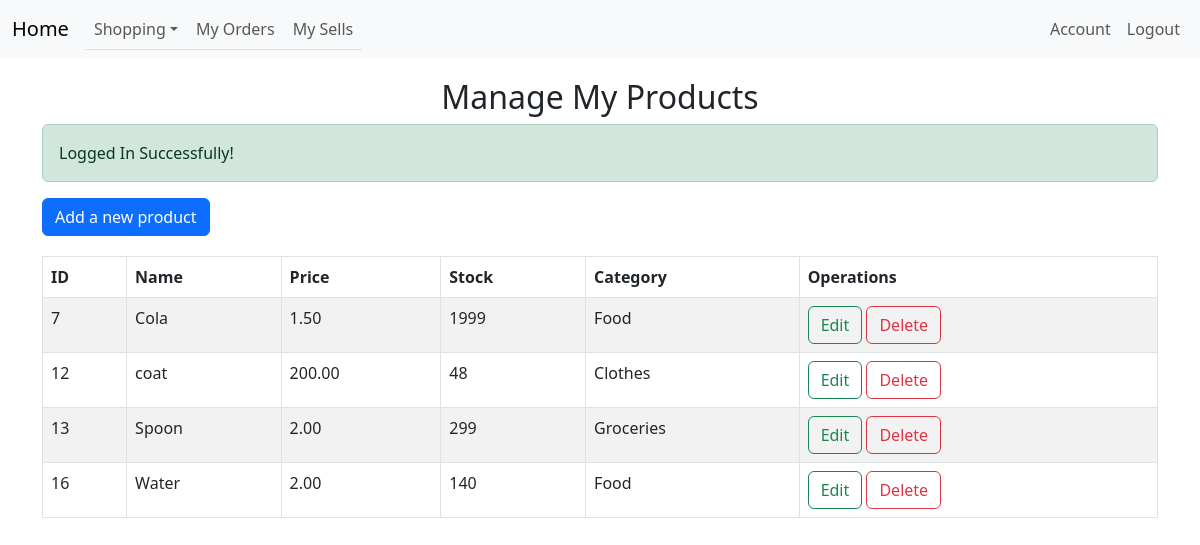
/sells.php (signed in), run on the app's committed database.
### tables this page shows
CREATE TABLE `sells`
(
    `id`          int(11) NOT NULL,
    `name`        varchar(100) NOT NULL,
    `username`    varchar(20)  NOT NULL,
    `price`       decimal(10, 2) UNSIGNED NOT NULL,
    `quantity`    int(10) UNSIGNED NOT NULL,
    `category`    enum('Food','Clothes','Groceries','') NOT NULL,
    `description` text         NOT NULL
);

### sells.php (shortened to what this page needs)
<?php
include "header.php";
require_once "pdo.php";
require_once "helper.php";
?>
    </head>
    <body>
<?php
include "navbar.php";
if (checkLogin()) {
    $user = $_SESSION["username"];
    ?>
    <div class="container">
        <h2 class="text-center" style="margin-top: 20px">Manage My Products</h2>
        <?php flash(); ?>
        <a class="btn btn-primary" href="addProduct.php">Add a new product</a>
        <div class="row">
            <div class="col-12">
                <table class="table table-bordered table-striped" style="margin-top: 20px">
                    <thead>
                    <tr>
                        <th scope="col">ID</th>
                        <th scope="col">Name</th>
                        <th scope="col">Price</th>
                        <th scope="col">Stock</th>
                        <th scope="col">Category</th>
                        <th scope="col">Operations</th>
                    </tr>
                    </thead>
                    <tbody>
                    <?php
                    try {
                        $sql = "select * from sells where username=:username";
                        $stmt = $pdo->prepare($sql);
                        $stmt->execute(array(':username' => $user));
                        while ($row = $stmt->fetch(PDO::FETCH_ASSOC)) {
                            echo('<tr><td>');
                            echoTd($row['id']);
                            ?>
                            <a href="#edit_<?= $row['id'] ?>" class="btn btn-outline-success" data-bs-toggle="modal">Edit</a>
                            <a href="#delete_<?= $row['id'] ?>" class="btn btn-outline-danger" data-bs-toggle="modal">Delete</a>
                            </td>
                            </tr>
                            <?php
                        }
                    } catch (PDOException $e) {
                        error_log($e->getMessage());
                    }
                    ?>
                    </tbody>
                </table>
            </div>
        </div>
    </div>
<?php } ?>
<?php
include "footer.php";
?>

### helper.php (shortened to what this page needs)
<?php
function flash()
{
    if (isset($_SESSION["success"])) {
        echo('<div class="alert alert-success" role="alert">' . $_SESSION["success"] . '</div>');
    }
}
function checkLogin()
{
    if (!isset($_SESSION["username"])) {
        echo("<p>Please login first!</p>");
        echo('<a href="register.php">Register</a><br>');
        echo('<a href="login.php">Login</a>');
        return false;
    } else {
        return true;
    }
}
function echoTd($colName)
{
    echo(htmlentities($colName));
    echo('</td><td>');
}
?>

### data on the page
sells: id "7 Cola 1.50 1999 Food"
sells: id "12 coat 200.00 48 Clothes"
sells: id "13 Spoon 2.00 299 Groceries"
sells: id "16 Water 2.00 140 Food"

### other printed values
$_SESSION["success"] "Logged In Successfully!"
